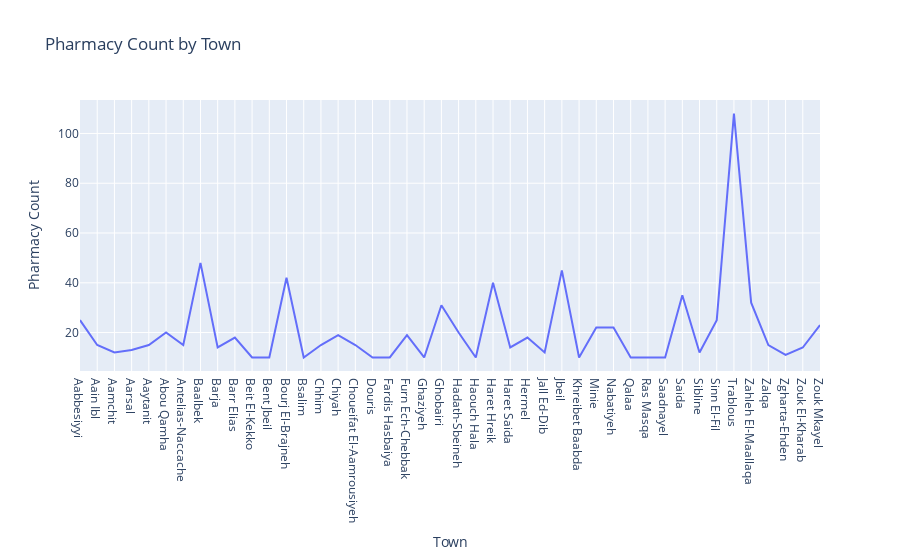

The code cell stored with this chart in its notebook:
### Code cell
fig = go.Figure()
fig.add_trace(go.Scatter(
    x=pharmacy["Town"],
    y=pharmacy["Type and size of medical resources - Pharmacies"],
    
    text=pharmacy["Town"],  # Hover text
    name="Pharmacy Count"
))

fig.update_layout(
    title="Pharmacy Count by Town",
    xaxis_title="Town",
    yaxis_title="Pharmacy Count",
    showlegend=False)

### Figure 1 — Plotly figure (JSON) as saved in the notebook; plotly's stock layout.template omitted (floating-point values rounded to 4 significant figures)
{"data": [{"name": "Pharmacy Count", "text": ["Aabbesiyyi", "Aain Ibl", "Aamchit", "Aarsal", "Aaytanit", "Abou Qamha", "Antelias-Naccache", "Baalbek", "Barja", "Barr Elias", "Beit El-Kekko", "Bent Jbeil", "Bourj El-Brajneh", "Bsalim", "Chhim", "Chiyah", "Choueifat El-Aamrousiyeh", "Douris", "Fardis Hasbaiya", "Furn Ech-Chebbak", "Ghaziyeh", "Ghobairi", "Hadath-Sbeineh", "Haouch Hala", "Haret Hreik", "Haret Saida", "Hermel", "Jall Ed-Dib", "Jbeil", "Khreibet Baabda", "Minie", "Nabatiyeh", "Qalaa", "Ras Masqa", "Saadnayel", "Saida", "Sibline", "Sinn El-Fil", "Trablous ", "Zahleh El-Maallaqa", "Zalqa", "Zgharta-Ehden", "Zouk El-Kharab", "Zouk Mkayel"], "type": "scatter", "x": ["Aabbesiyyi", "Aain Ibl", "Aamchit", "Aarsal", "Aaytanit", "Abou Qamha", "Antelias-Naccache", "Baalbek", "Barja", "Barr Elias", "Beit El-Kekko", "Bent Jbeil", "Bourj El-Brajneh", "Bsalim", "Chhim", "Chiyah", "Choueifat El-Aamrousiyeh", "Douris", "Fardis Hasbaiya", "Furn Ech-Chebbak", "Ghaziyeh", "Ghobairi", "Hadath-Sbeineh", "Haouch Hala", "Haret Hreik", "Haret Saida", "Hermel", "Jall Ed-Dib", "Jbeil", "Khreibet Baabda", "Minie", "Nabatiyeh", "Qalaa", "Ras Masqa", "Saadnayel", "Saida", "Sibline", "Sinn El-Fil", "Trablous ", "Zahleh El-Maallaqa", "Zalqa", "Zgharta-Ehden", "Zouk El-Kharab", "Zouk Mkayel"], "y": [25, 15, 12, 13, 15, 20, 15, 48, 14, 18, 10, 10, 42, 10, 15, 19, 15, 10, 10, 19, 10, 31, 20, 10, 40, 14, 18, 12, 45, 10, 22, 22, 10, 10, 10, 35, 12, 25, 108, 32, 15, 11, 14, 23]}], "layout": {"autosize": true, "showlegend": false, "title": {"text": "Pharmacy Count by Town"}, "xaxis": {"autorange": true, "range": [0, 43], "title": {"text": "Town"}, "type": "category"}, "yaxis": {"autorange": true, "range": [4.556, 113.4], "title": {"text": "Pharmacy Count"}, "type": "linear"}}}
